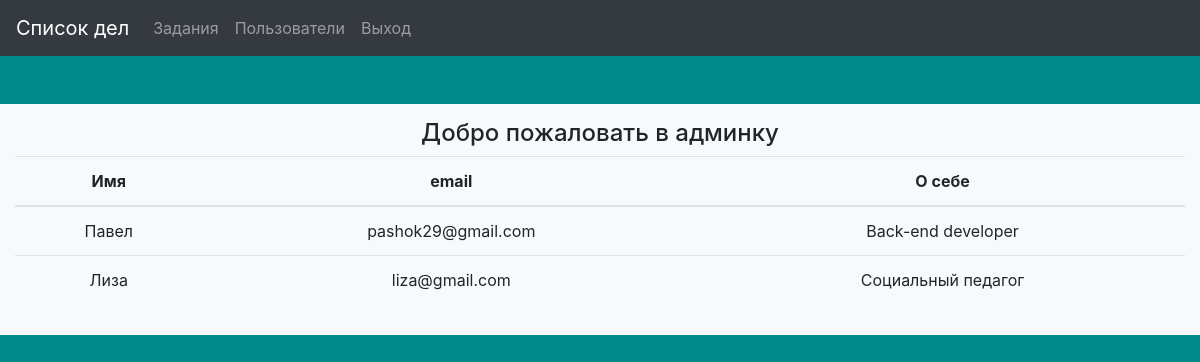
/admin/users.php, run on the app's committed database.
### tables this page shows
CREATE TABLE `users` (
  `id` int(11) NOT NULL,
  `name` varchar(255) NOT NULL,
  `email` varchar(255) NOT NULL,
  `about` text NOT NULL,
  `pass` varchar(255) NOT NULL
);

### admin/users.php (the view, shortened to what this page needs)
<!DOCTYPE html>
<html>
  <head>
 <link rel="stylesheet" href="https://maxcdn.bootstrapcdn.com/bootstrap/4.1.0/css/bootstrap.min.css">
  </head>
<body style="background-color:#008B8B;" data-spy="scroll" data-target=".navbar" data-offset="50">
<?php
require("head.php");
?><br><br>
<div class="container-fluid bg-light text-center" style="padding-top:15px;padding-bottom:15px;">
  <?php echo"<h4>Добро пожаловать в админку".$_REQUEST["name"],"</h4>";?>
  <table class="table bg-light text-center" >
    <thead>
      <th>Имя</th>
      <th>email</th>
      <th>О себе</th>
    </thead>
<?php
require_once("connect.php");
$name = $_POST["name"];
$sql = "SELECT name,email,about FROM users";
$query = $pdo->prepare($sql);
$query->execute(['name' => $name, 'email' => $email, 'about' => $about]);
$users = $query->fetchAll(PDO::FETCH_OBJ);
foreach($users as $user)
{
  echo"
    <tr>
      <td>$user->name</td>
      <td>$user->email</td>
      <td>$user->about</td>
    </tr>
  ";}
?>
</table>
</body>
</html>

### data on the page
users: name "Павел", email "pashok29@gmail.com", about "Back-end developer"
users: name "Лиза", email "liza@gmail.com", about "Социальный педагог"
